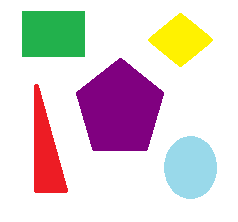
#> input picture Ungu/ungu01.png, 238 x 222 px; its folder holds 3 pictures in this run
$ python purpleChecker.py
#> lines starting #> are read from the running program, lines starting #| are printed output that depends on the picture; after the words box and inside, x2 and y2 are one past the last pixel; in counts of white or black regions, pixels touching at a corner belong together
import cv2
import numpy as np

for i in range(1, 4):
    img = cv2.imread('ungu0' + str(i) + '.png', 1)
#> img is the input picture: shape (222, 238, 3); mean B, G, R 212.4, 211.4, 223.3
    hsv = cv2.cvtColor(img, cv2.COLOR_BGR2HSV)
#> hsv: shape (222, 238, 3); mean H, S, V 33.1, 61.6, 235.1

    lower_api0 = np.array([128, 0, 128])
    upper_api0 = np.array([160, 255, 148])
    mask1 = cv2.inRange(hsv, lower_api0, upper_api0)
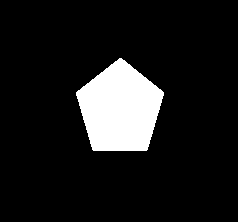
#> mask1: shape (222, 238); 10.9% white; 1 white region, box (x1, y1, x2, y2) and area: (76, 58, 164, 151) 5756

    mask = mask1

    new_img = cv2.bitwise_and(img, img, mask=mask)
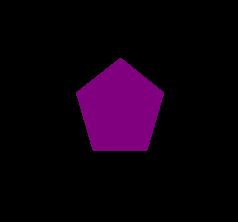
#> new_img: shape (222, 238, 3); mean B, G, R 13.9, 0, 13.9

    cv2.imshow("hasil" + str(i) + ".png", new_img)
    cv2.imshow('image', img)

    # menunggu tombol key ditekan
    cv2.waitKey(0)
    cv2.destroyAllWindows()
#> pass 2 of the loop `for i in range(1, 4):`:
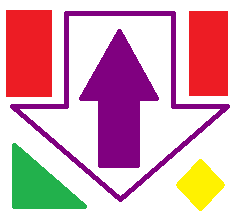
#> input picture Ungu/ungu02.png, 238 x 222 px
#> img is the input picture: shape (222, 238, 3); mean B, G, R 186.4, 174.2, 218.7
#> hsv: shape (222, 238, 3); mean H, S, V 55.6, 93.5, 226.1
#> `mask1 = cv2.inRange(hsv, lower_api0, upper_api0)`:
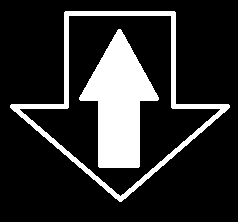
#> mask1: shape (222, 238); 17.7% white; 2 white regions, box (x1, y1, x2, y2) and area: (79, 29, 159, 168) 5911, (10, 11, 230, 202) 3419
#> `new_img = cv2.bitwise_and(img, img, mask=mask)`:
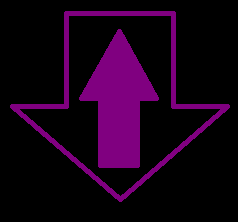
#> new_img: shape (222, 238, 3); mean B, G, R 22.6, 0, 22.6
#> pass 3 of the loop `for i in range(1, 4):`:
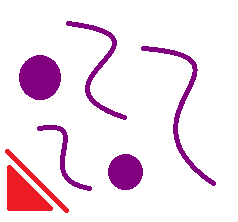
#> input picture Ungu/ungu03.png, 238 x 222 px
#> img is the input picture: shape (222, 238, 3); mean B, G, R 236.7, 225, 243
#> hsv: shape (222, 238, 3); mean H, S, V 19.1, 30, 243
#> `mask1 = cv2.inRange(hsv, lower_api0, upper_api0)`:
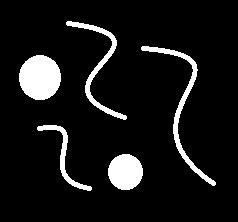
#> mask1: shape (222, 238); 9% white; 5 white regions, box (x1, y1, x2, y2) and area: (19, 55, 61, 100) 1481, (108, 154, 143, 190) 989, (141, 46, 216, 186) 977, (66, 21, 127, 120) 802, (37, 125, 92, 191) 511
#> `new_img = cv2.bitwise_and(img, img, mask=mask)`:
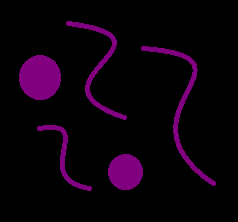
#> new_img: shape (222, 238, 3); mean B, G, R 11.5, 0, 11.5
